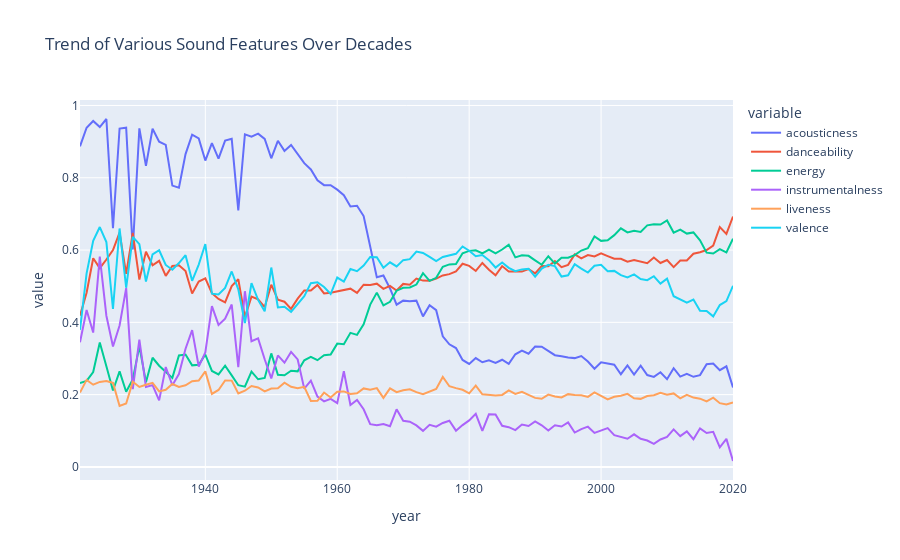

The notebook cell this image was saved under:
### Markdown cell above
The chart shows the expansion of the music industry, with a clear rise from the 1920s through the 1940s and a steady flow of tracks from the 1950s to the 2010s.
The sharp drop in the 2020s is an outlier that could be explained by the decade still being in progress or global disruptions.
This plot helps visualize how music production has evolved over the last century, reflecting technological advancements and cultural shifts.

### Code cell
import plotly.express as px

# Define sound features
sound_features = ['acousticness', 'danceability', 'energy', 'instrumentalness', 'liveness', 'valence']

# Line plot for sound features over the years
fig = px.line(year_data, x='year', y=sound_features, title='Trend of Various Sound Features Over Decades')
fig.show()
